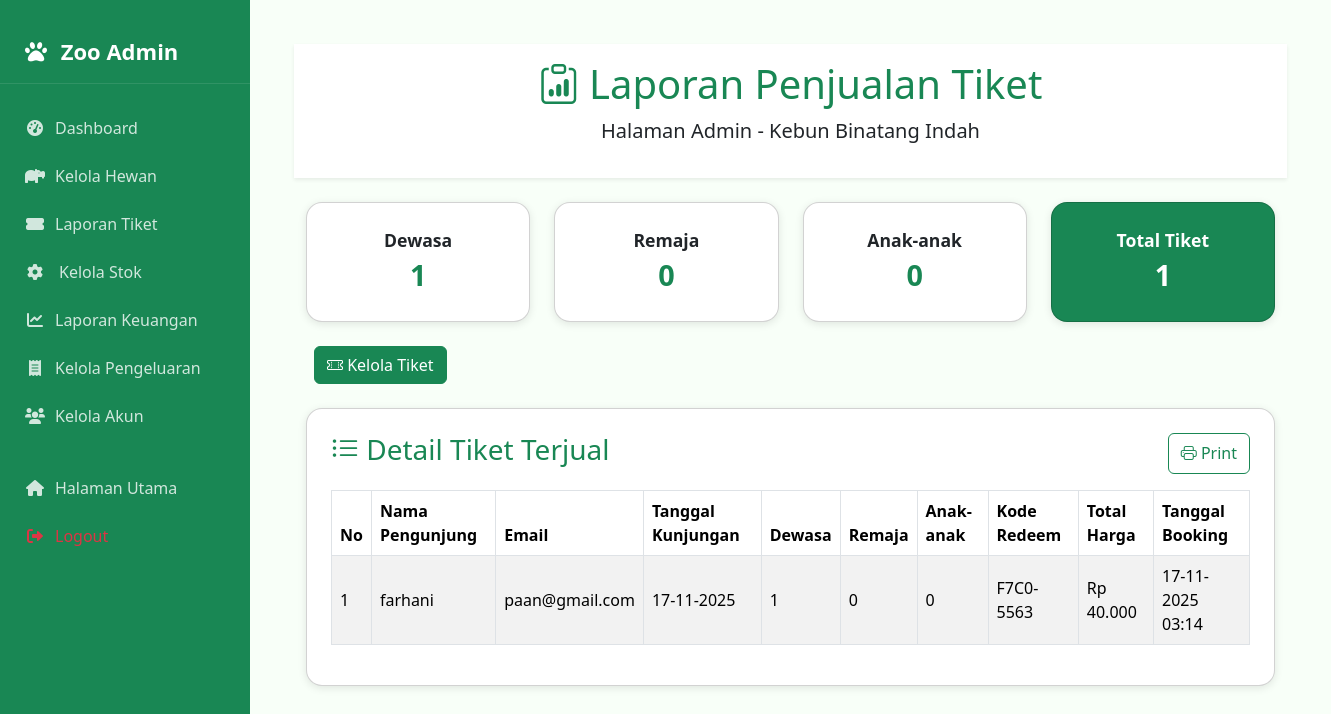
Page /admin/laporan_tiket.php (signed in) on the earlier database version.
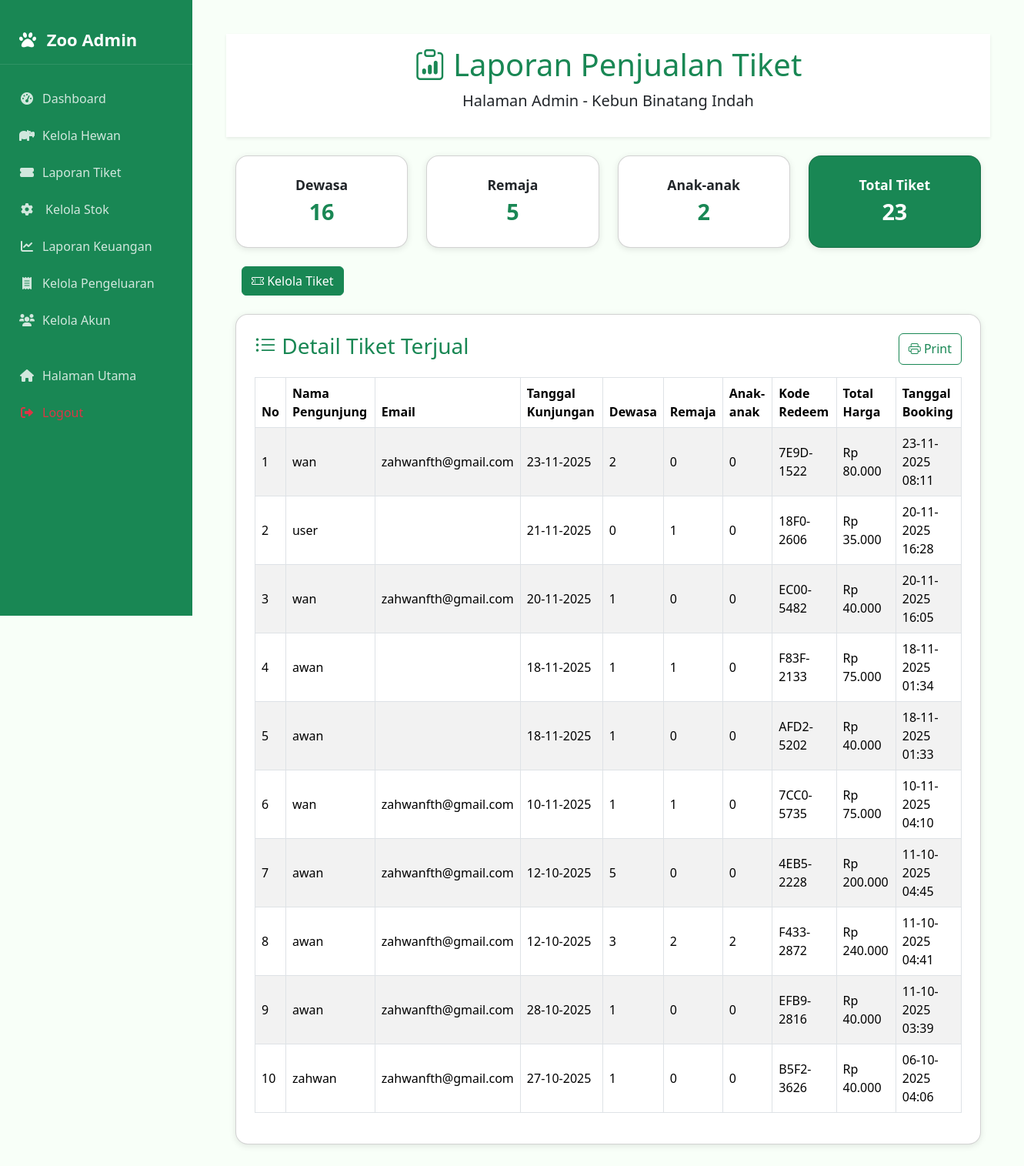
Same page on the later database version.
### tables this page shows
CREATE TABLE `booking` (
  `id` int NOT NULL,
  `nama_pengunjung` varchar(100) NOT NULL,
  `email` varchar(100) DEFAULT NULL,
  `tanggal_kunjungan` date NOT NULL,
  `jumlah_dewasa` int DEFAULT '0',
  `jumlah_anak` int DEFAULT '0',
  `jumlah_remaja` int DEFAULT '0',
  `total_harga` int NOT NULL,
  `catatan` text,
  `tanggal_booking` timestamp NULL DEFAULT CURRENT_TIMESTAMP,
  `status` varchar(20) NOT NULL DEFAULT 'dibooking',
  `kode_redeem` varchar(20) DEFAULT NULL
);

### admin/laporan_tiket.php (the view, shortened to what this page needs)
<?php
include "../database/conn.php";
$queryTotal = "
    SELECT
        SUM(jumlah_dewasa) AS total_dewasa,
        SUM(jumlah_remaja) AS total_remaja,
        SUM(jumlah_anak)   AS total_anak
    FROM booking
";
$totalResult = mysqli_query($conn, $queryTotal);
$totalData = mysqli_fetch_assoc($totalResult);
$total_dewasa = $totalData['total_dewasa'] ?? 0;
$total_remaja = $totalData['total_remaja'] ?? 0;
$total_anak = $totalData['total_anak'] ?? 0;
$total_semua = $total_dewasa + $total_remaja + $total_anak;
$queryDetail = "SELECT * FROM booking ORDER BY tanggal_booking DESC";
$detailResult = mysqli_query($conn, $queryDetail);
?>
<!DOCTYPE html>
<html lang="id">
<head>
  <?php include '../bootstrap.php'; ?>
</head>
<body>
  <div class="d-flex">
    <main class="flex-grow-1 p-4">
      <?php include 'sidebar.php'; ?>
      <div class="main-content">
        <div class="text-center py-3 bg-white shadow-sm mb-4 no-print">
          <h1 class="text-success"><i class="bi bi-clipboard-data"></i> Laporan Penjualan Tiket</h1>
          <p class="lead">Halaman Admin - Kebun Binatang Indah</p>
        </div>
        <div class="container mb-5">
          <div class="row g-4 mb-4">
            <div class="col-md-3">
              <div class="card text-center p-4">
                <div class="stat-title">Dewasa</div>
                <div class="stat-number"><?= $total_dewasa ?></div>
              </div>
            </div>
            <div class="col-md-3">
              <div class="card text-center p-4">
                <div class="stat-title">Remaja</div>
                <div class="stat-number"><?= $total_remaja ?></div>
              </div>
            </div>
            <div class="col-md-3">
              <div class="card text-center p-4">
                <div class="stat-title">Anak-anak</div>
                <div class="stat-number"><?= $total_anak ?></div>
              </div>
            </div>
            <div class="col-md-3">
              <div class="card text-center p-4 bg-success text-white">
                <div class="stat-title">Total Tiket</div>
                <div class="stat-number text-white"><?= $total_semua ?></div>
              </div>
            </div>
            <div class="div"> <a href="tiket_list.php" class="btn btn-success ms-2"><i class="bi bi-ticket-perforated"></i> Kelola Tiket</a></div>
          </div>
          <div class="card p-4">
            <div class="d-flex justify-content-between mb-3">
              <h3 class="text-success"><i class="bi bi-list-ul"></i> Detail Tiket Terjual</h3>
              <button class="btn btn-outline-success no-print" onclick="window.print()">
                <i class="bi bi-printer"></i> Print
              </button>
            </div>
            <div class="table-responsive">
              <table class="table table-bordered table-striped align-middle">
                <thead>
                  <tr>
                    <th>No</th>
                    <th>Nama Pengunjung</th>
                    <th>Email</th>
                    <th>Tanggal Kunjungan</th>
                    <th>Dewasa</th>
                    <th>Remaja</th>
                    <th>Anak-anak</th>
                    <th>Kode Redeem</th>
                    <th>Total Harga</th>
                    <th>Tanggal Booking</th>
                  </tr>
                </thead>
                <tbody>
                  <?php
                  if (mysqli_num_rows($detailResult) > 0) {
                    $no = 1;
                    while ($row = mysqli_fetch_assoc($detailResult)) {
                      echo "<tr>
      <td>{$no}</td>
      <td>" . htmlspecialchars($row['nama_pengunjung'] ?? '') . "</td>
      <td>" . htmlspecialchars($row['email'] ?? '') . "</td>
      <td>" . (!empty($row['tanggal_kunjungan']) ? date('d-m-Y', strtotime($row['tanggal_kunjungan'])) : '-') . "</td>
      <td>" . ($row['jumlah_dewasa'] ?? 0) . "</td>
      <td>" . ($row['jumlah_remaja'] ?? 0) . "</td>
      <td>" . ($row['jumlah_anak'] ?? 0) . "</td>
      <td>" . htmlspecialchars($row['kode_redeem'] ?? '') . "</td>
      <td>Rp " . number_format($row['total_harga'] ?? 0, 0, ',', '.') . "</td>
      <td>" . (!empty($row['tanggal_booking']) ? date('d-m-Y H:i', strtotime($row['tanggal_booking'])) : '-') . "</td>
    </tr>";
                      $no++;
                    }
                  } else {
                    echo "<tr><td colspan='10' class='text-center text-muted'>Belum ada data booking</td></tr>";
                  }
                  ?>
                </tbody>
              </table>
            </div>
          </div>
        </div>
      </div>
    </main>
  </div>
</body>
</html>

Differences in the rows shown:
removed booking: nama_pengunjung "farhani", email "paan@gmail.com", tanggal_kunjungan "17-11-2025", jumlah_dewasa "1", jumlah_remaja "0", jumlah_anak "0", kode_redeem "F7C0-5563", total_harga "40.000", tanggal_booking "17-11-2025 03:14"
added booking: nama_pengunjung "wan", email "zahwanfth@gmail.com", tanggal_kunjungan "23-11-2025", jumlah_dewasa "2", jumlah_remaja "0", jumlah_anak "0", kode_redeem "7E9D-1522", total_harga "80.000", tanggal_booking "23-11-2025 08:11"
added booking: nama_pengunjung "user", tanggal_kunjungan "21-11-2025", jumlah_dewasa "0", jumlah_remaja "1", jumlah_anak "0", kode_redeem "18F0-2606", total_harga "35.000", tanggal_booking "20-11-2025 16:28"
added booking: nama_pengunjung "wan", email "zahwanfth@gmail.com", tanggal_kunjungan "20-11-2025", jumlah_dewasa "1", jumlah_remaja "0", jumlah_anak "0", kode_redeem "EC00-5482", total_harga "40.000", tanggal_booking "20-11-2025 16:05"
added booking: nama_pengunjung "awan", tanggal_kunjungan "18-11-2025", jumlah_dewasa "1", jumlah_remaja "1", jumlah_anak "0", kode_redeem "F83F-2133", total_harga "75.000", tanggal_booking "18-11-2025 01:34"
added booking: nama_pengunjung "awan", tanggal_kunjungan "18-11-2025", jumlah_dewasa "1", jumlah_remaja "0", jumlah_anak "0", kode_redeem "AFD2-5202", total_harga "40.000", tanggal_booking "18-11-2025 01:33"
added booking: nama_pengunjung "wan", email "zahwanfth@gmail.com", tanggal_kunjungan "10-11-2025", jumlah_dewasa "1", jumlah_remaja "1", jumlah_anak "0", kode_redeem "7CC0-5735", total_harga "75.000", tanggal_booking "10-11-2025 04:10"
added booking: nama_pengunjung "awan", email "zahwanfth@gmail.com", tanggal_kunjungan "12-10-2025", jumlah_dewasa "5", jumlah_remaja "0", jumlah_anak "0", kode_redeem "4EB5-2228", total_harga "200.000", tanggal_booking "11-10-2025 04:45"
added booking: nama_pengunjung "awan", email "zahwanfth@gmail.com", tanggal_kunjungan "12-10-2025", jumlah_dewasa "3", jumlah_remaja "2", jumlah_anak "2", kode_redeem "F433-2872", total_harga "240.000", tanggal_booking "11-10-2025 04:41"
added booking: nama_pengunjung "awan", email "zahwanfth@gmail.com", tanggal_kunjungan "28-10-2025", jumlah_dewasa "1", jumlah_remaja "0", jumlah_anak "0", kode_redeem "EFB9-2816", total_harga "40.000", tanggal_booking "11-10-2025 03:39"
added booking: nama_pengunjung "zahwan", email "zahwanfth@gmail.com", tanggal_kunjungan "27-10-2025", jumlah_dewasa "1", jumlah_remaja "0", jumlah_anak "0", kode_redeem "B5F2-3626", total_harga "40.000", tanggal_booking "06-10-2025 04:06"
Other differences:
$total_dewasa: "1" → "16"
$total_remaja: "0" → "5"
$total_anak: "0" → "2"
$total_semua: "1" → "23"
